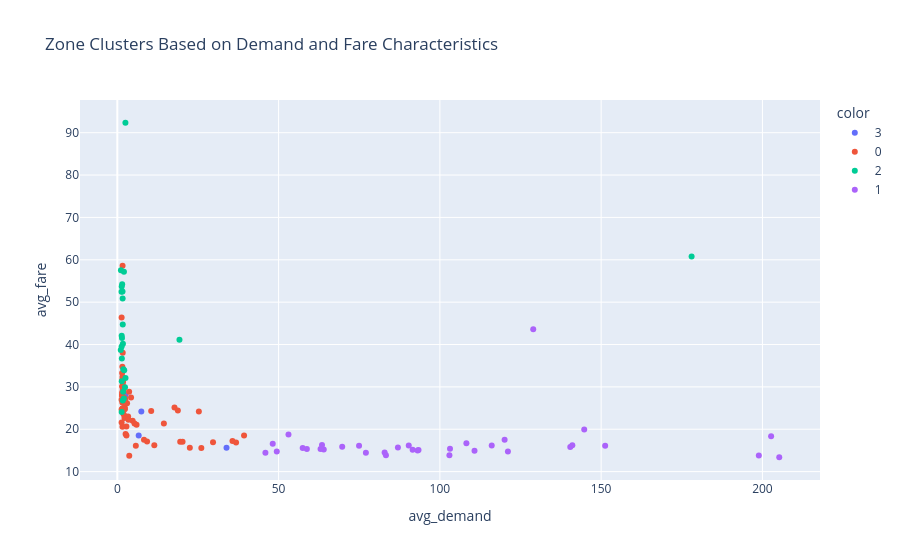

The cell this chart's notebook holds for it:
### Code cell
#Visualize clusters
px.scatter(
    zone_features,
    x="avg_demand",
    y="avg_fare",
    color=zone_features["cluster"].astype(str),
    hover_data=["pickup_zone", "avg_trip_distance"],
    title="Zone Clusters Based on Demand and Fare Characteristics"
)
